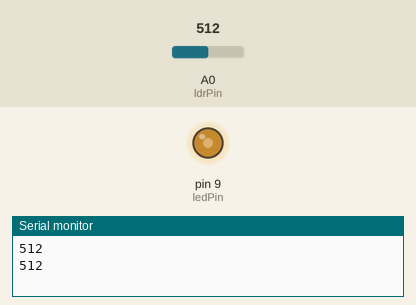
This sketch was run on a simulated Arduino Uno, built with avr-gcc and run on an emulated ATmega328P. Parts: output pins drawn as LEDs (lit = HIGH), the last lines printed to the serial monitor. The inputs (shaded band) are chosen by the test bench; at power-on: A0 (ldrPin) = 512.

Above: at 1.8 s.
1.9 s: A0 (ldrPin) set to 306
At 2.3 s:
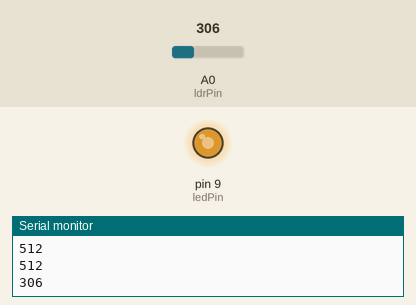
3.5 s: A0 (ldrPin) set to 122
At 5.1 s:
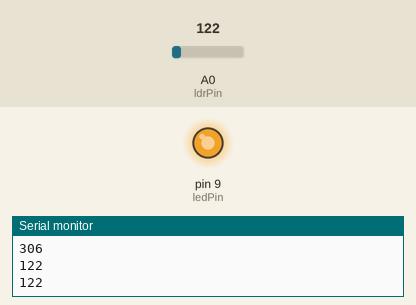
5.5 s: A0 (ldrPin) set to 900
At 6.6 s:
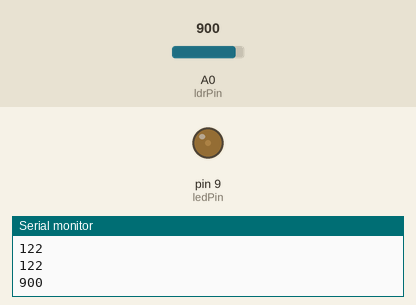
7.5 s: A0 (ldrPin) set to 1023
At 9.2 s:
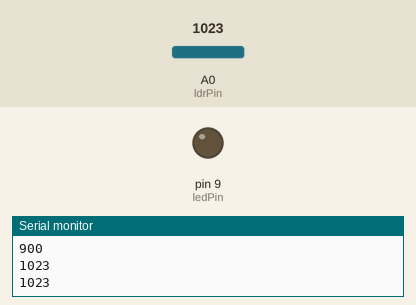
9.5 s: A0 (ldrPin) set to 511
At 10.9 s:
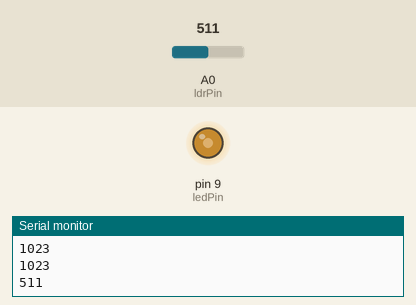
Timing chart, 0 to 12.5 s (numbered marks = the images above; inputs shaded):
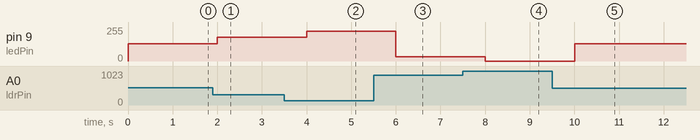

Measured:
- after the input at 1.9 s, pin 9 (ledPin): 128/255 → 179/255 after 0.10 s
- after the input at 3.5 s, pin 9 (ledPin): 179/255 → 225/255 after 0.50 s
- after the input at 5.5 s, pin 9 (ledPin): 225/255 → 31/255 after 0.50 s
- after the input at 7.5 s, pin 9 (ledPin): 31/255 → 0/255 after 0.50 s
- after the input at 9.5 s, pin 9 (ledPin): 0/255 → 128/255 after 0.50 s

The sketch:

proyecto_arduino3.2.ino
```cpp
/*Proyecto: LDR con control de LED y visualización en Python
Objetivo

>> Leer la luz ambiente con un LDR.
>> Ajustar el brillo de un LED según la cantidad de luz.
>> Enviar los datos a Python para graficarlos en tiempo real.

🔹Parte 1: Arduino
Conexión
>> LDR:
  Un extremo → 5 V
  Otro extremo → A0
  Resistencia de 10 kΩ → de A0 a GND

>> LED:
  Ánodo → Pin 9 (PWM)
  Cátodo → Resistencia 220 Ω → GND
*/

//Declaracion de variable
int ldrPin = A0;
int ledPin = 9; //led en pin PWM
int ldrValue = 0;
int brillo = 0; //Brillo Led(0-255)

void setup() {
  // put your setup code here, to run once:

  Serial.begin(9600);
  pinMode(ledPin, OUTPUT); // configurar el pin 9 como salidad (PWM) ancho de pulso
}

void loop() {
  // put your main code here, to run repeatedly:

  ldrValue = analogRead(ldrPin);
  brillo = map(ldrValue,0,1023,255,0); // convierte la salida LDR(0-1023) -> PWM(0-255)
  analogWrite(ledPin,brillo);

  // enviar el valor por serial a python
  Serial.println(ldrValue);

  delay(1000);
}
```
